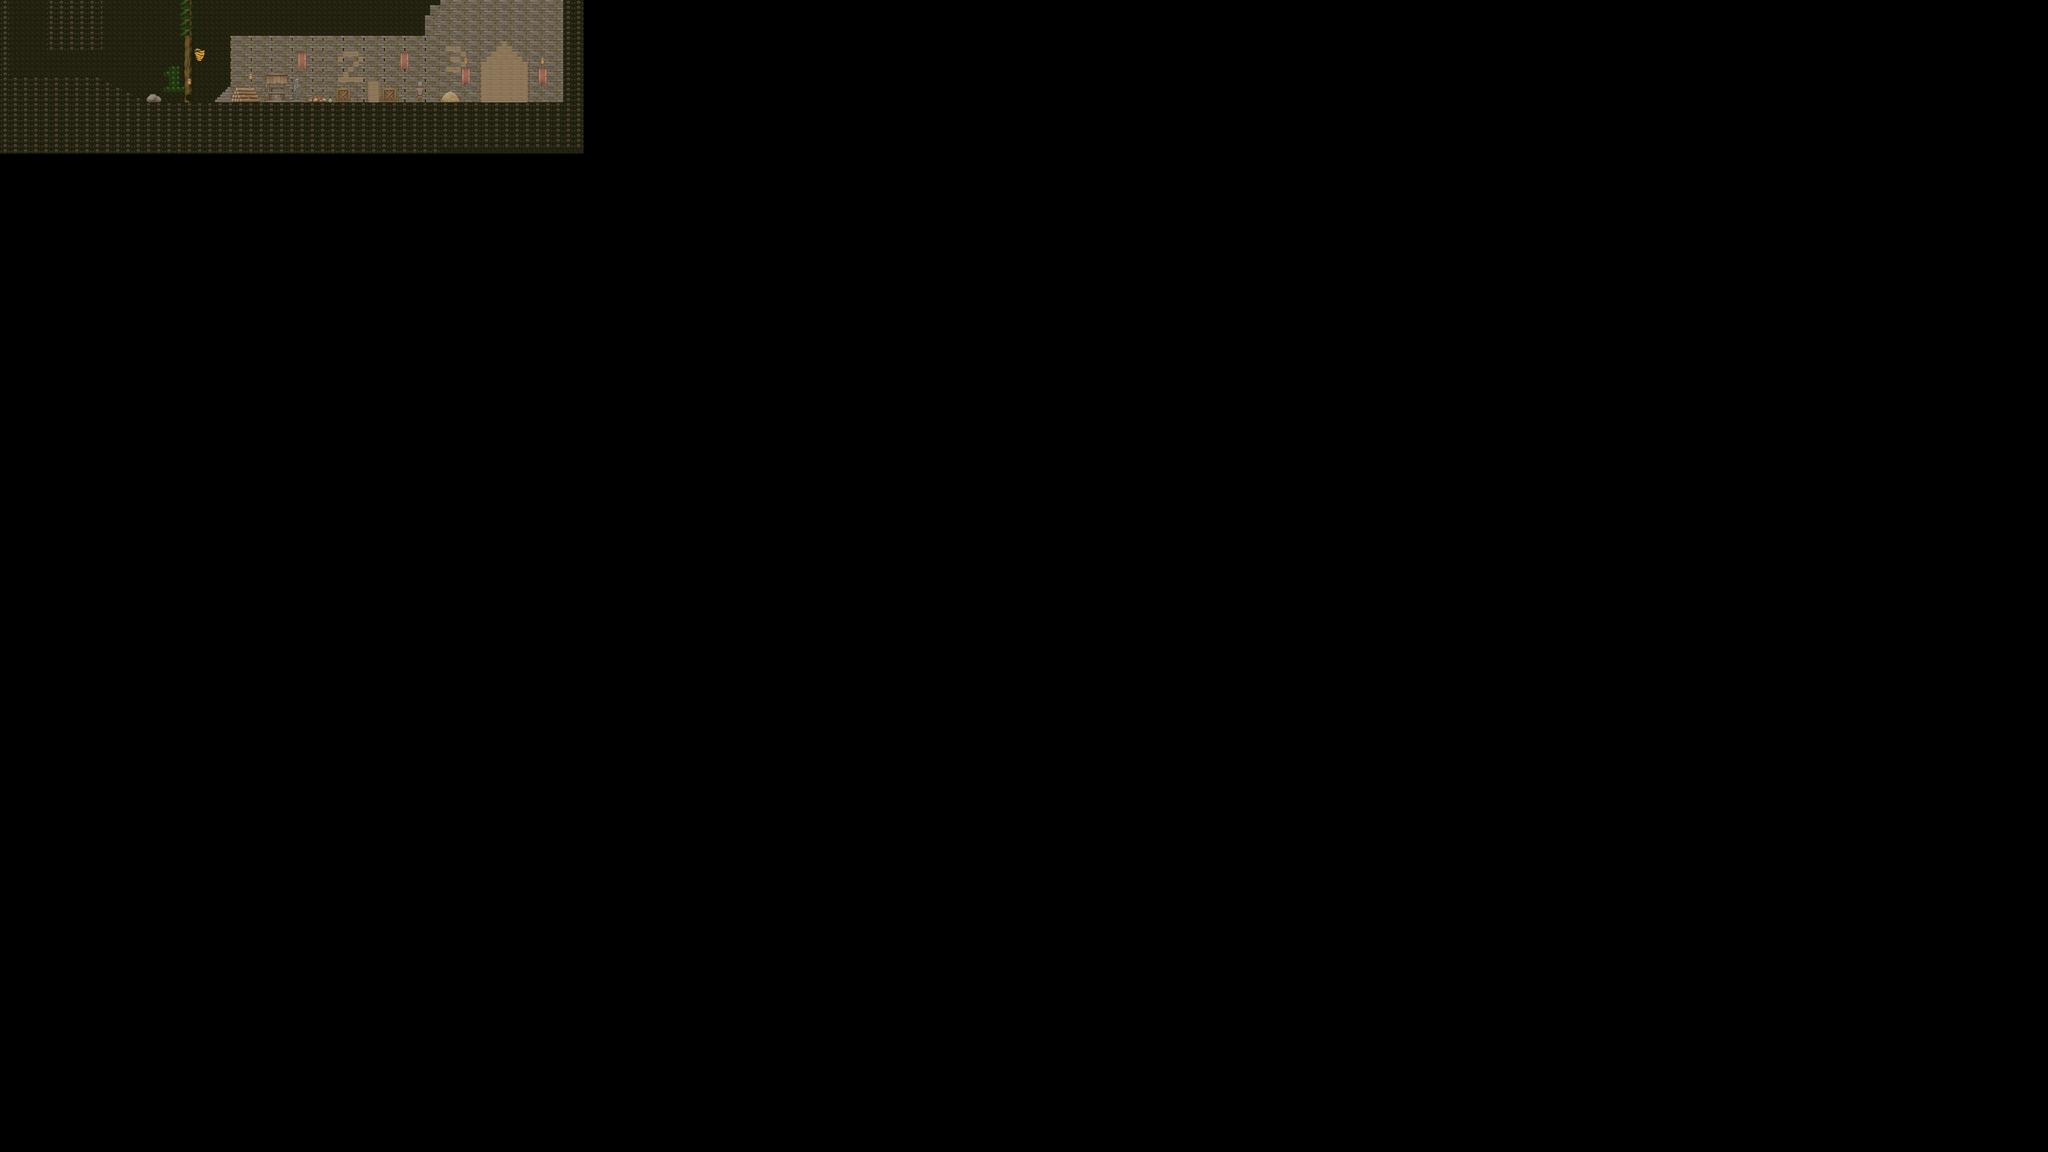

The image is a tile-based game level rendered from a .tmx file. Its description and source (layers, tilesets, objects; grid data summarised) follow:
An orthogonal 400x225 tile map with 16x16 px tiles, 4 tile layers (Fondo, Tile Layer 1, Frente, Letra) and 12 objects (6x floor, 3x wall, door1, door2, door3).

<map version="1.10" tiledversion="1.11.1-99-gec89c545" orientation="orthogonal" renderorder="right-down" width="400" height="225" tilewidth="16" tileheight="16" infinite="0" nextlayerid="6" nextobjectid="20">
 <tileset firstgid="1" source="Tiles.tsx" />
 <layer id="4" name="Fondo" width="400" height="225">
  <data>[90000 cells, 442 non-empty, 1 distinct tile ids]</data>
 </layer>
 <layer id="1" name="Tile Layer 1" width="400" height="225">
  <data>[90000 cells, 3419 non-empty, 12 distinct tile ids]</data>
 </layer>
 <layer id="2" name="Frente" width="400" height="225">
  <data>[90000 cells, 340 non-empty, 175 distinct tile ids]</data>
 </layer>
 <layer id="3" name="Letra" width="400" height="225">
  <data>[90000 cells, 248 non-empty, 25 distinct tile ids]</data>
 </layer>
 <objectgroup id="5" name="colliders">
  <object id="3" name="wall" x="0" y="0" width="32" height="334" />
  <object id="4" name="floor" x="34" y="245" width="284" height="106" />
  <object id="7" name="floor" x="320" y="256" width="32" height="96" />
  <object id="8" name="floor" x="352" y="272" width="32" height="80" />
  <object id="9" name="floor" x="384" y="288" width="32" height="64" />
  <object id="10" name="floor" x="416" y="304" width="32" height="48" />
  <object id="12" name="wall" x="144" y="0" width="176" height="160" />
  <object id="13" name="floor" x="448" y="320" width="1376" height="64" />
  <object id="14" name="wall" x="1760" y="0" width="64" height="320" />
  <object id="15" name="door1" x="576" y="288" width="32" height="32" />
  <object id="17" name="door2" x="1152" y="256" width="32" height="64" />
  <object id="19" name="door3" x="1504" y="128" width="144" height="192" />
 </objectgroup>
</map>
